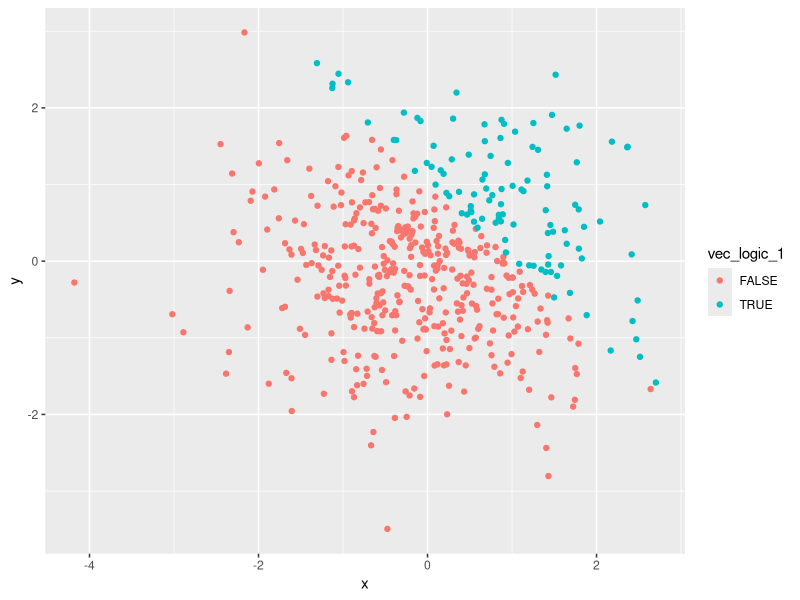
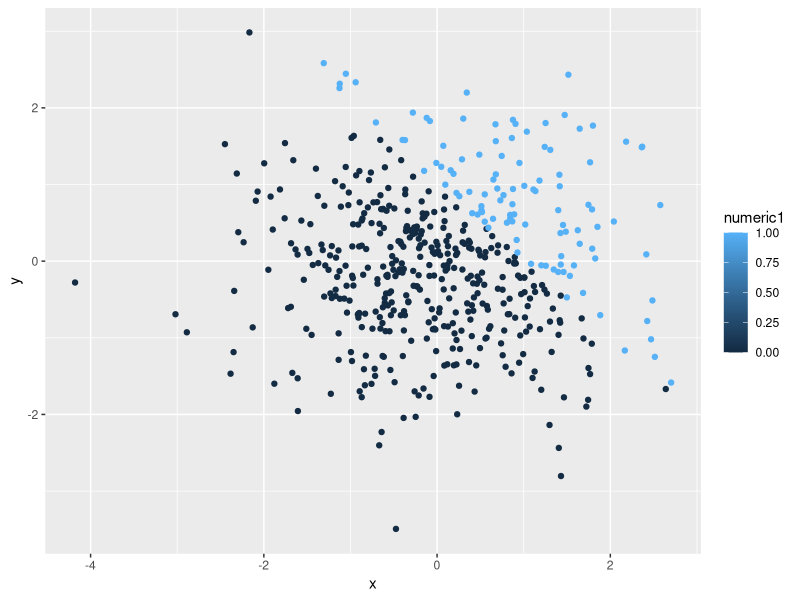
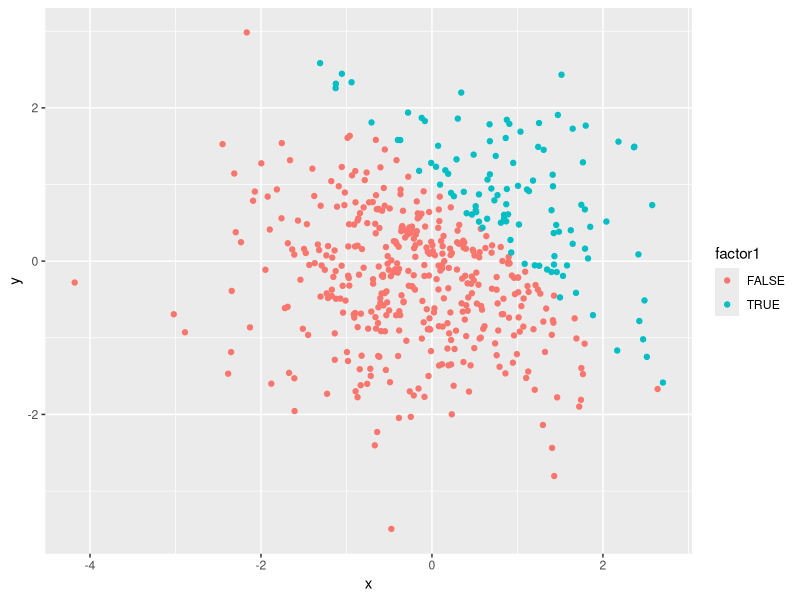
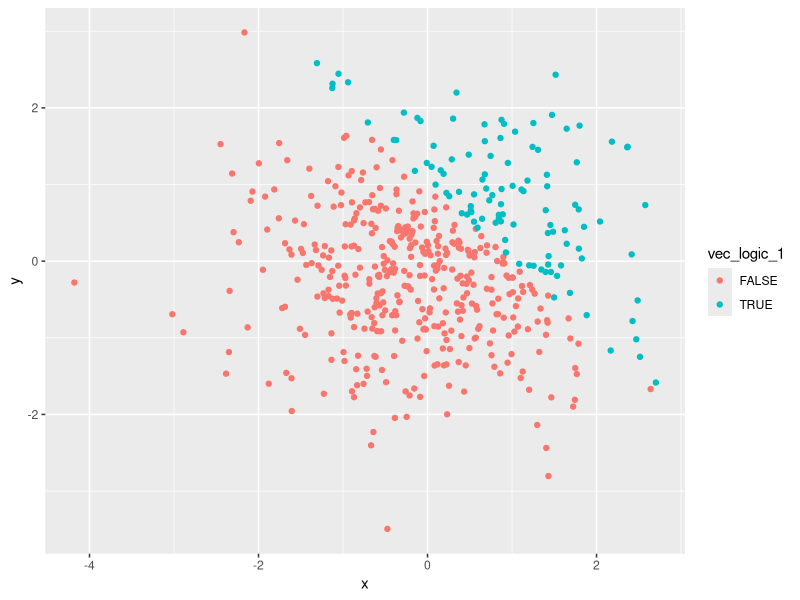

The R source for these figures, in order:
## ---- chunk 1
library(tidyverse)
## ---- chunk 2
# 1.creating a random sample of size 8 from a standard normal distribution
# 2.a logical vector indicating whether elements of the sample are greater than 0
# 3.a character vector of length 8
# 4.a factor vector of length 8, with 3 different factor "levels"
problem1_df=tibble(
  number= rnorm(8),
  vec_logic = number>0,
  vec_char = c("I'm", "a", "fan", "of", "pineapple", "on", "pizza", "yum!"),
  vec_factor= factor(c("level1", "level2", "level3", "level3", "level1", "level2", "level3", "level1"))
)
## ---- chunk 3
#create variable
number=pull(problem1_df, var=number)
overzero=pull(problem1_df, var=vec_logic)
characters=pull(problem1_df, var=vec_char)
levels=pull(problem1_df, var=vec_factor)

#trying to find mean of each variable
mean(number)
mean(overzero)
mean(characters)
mean(levels)

## ---- chunk 4
#convert the logical vector to numeric, and multiple the random sample by the result
c=number*as.numeric(overzero)
c

#convert the logical vector to a factor, and multiple the random sample by the result
a=number*as.factor(overzero)
a

#convert the logical vector to a factor and then convert the result to numeric, and multiply the random sample by the result
b=number*as.numeric(as.factor(overzero))
b
## ---- chunk 5
problem2_df=tibble(
  x=rnorm(500),
  y=rnorm(500),
  vec_logic_1=(x+y)>1,
  numeric1=as.numeric(vec_logic_1),
  factor1=as.factor(vec_logic_1)
)
## ---- chunk 6
#scatterplot of the logic variables
ggplot(problem2_df, aes(x=x, y=y, color=vec_logic_1)) + geom_point()
#saving ggplot with ggsave
ggsave("plot1.png", width=5, height=5)
## ---- chunk 7
#scatterplot of numeric variable
ggplot(problem2_df, aes(x=x, y=y, color=numeric1)) + geom_point()
## ---- chunk 8
#scatterplot of factor variables
ggplot(problem2_df, aes(x=x, y=y, color=factor1)) + geom_point()
